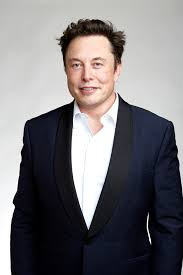
#> input picture Resources/Elon1.jpg, 183 x 275 px
$ python Resizing_Cropping.py
#> lines starting #> are read from the running program, lines starting #| are printed output that depends on the picture
import cv2 as cv
import numpy as np
img = cv.imread('./Resources/Elon1.jpg')
#> img is the input picture: shape (275, 183, 3); mean B, G, R 119.2, 116.1, 118.6
imgResized = cv.resize(img, (1000, 100))
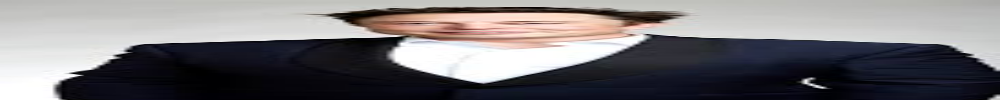
#> imgResized: shape (100, 1000, 3); mean B, G, R 119.1, 116.1, 118.5
# Height comes first then the width
imgCropped = img[0:100, 1:100]
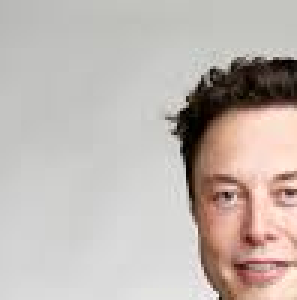
#> imgCropped: shape (100, 99, 3) (shown 3 times larger); mean B, G, R 177.3, 182.6, 192
print(imgResized.shape)
#| (100, 1000, 3)
cv.imshow('Image', img)
cv.imshow('Resized Image', imgResized)
cv.imshow('Cropped Image', imgCropped)
cv.waitKey(0)
